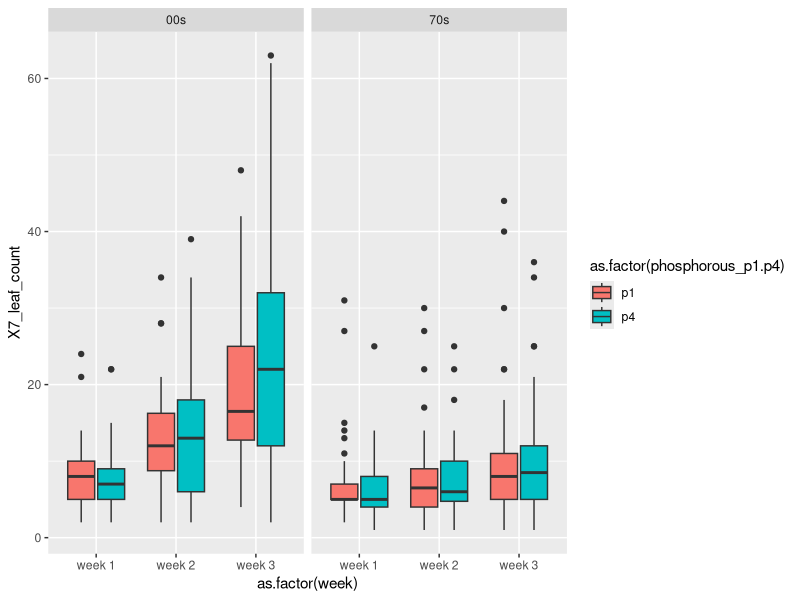
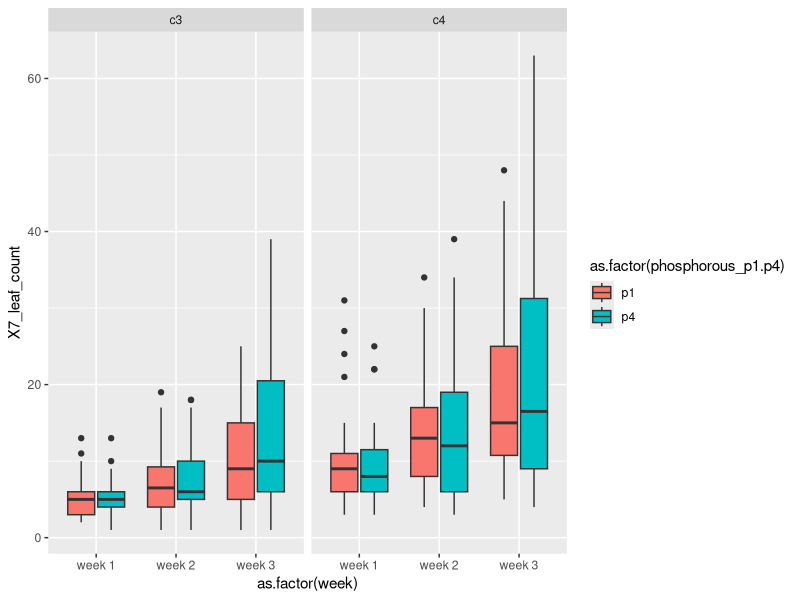
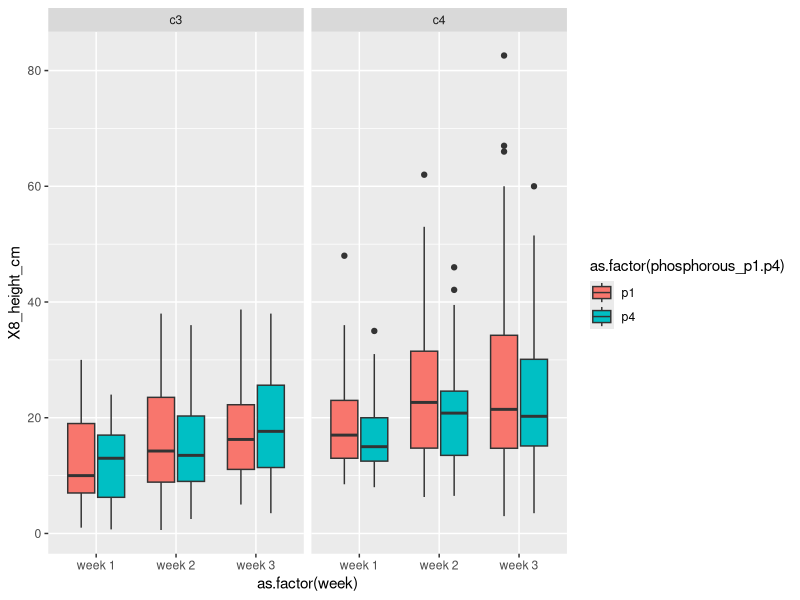
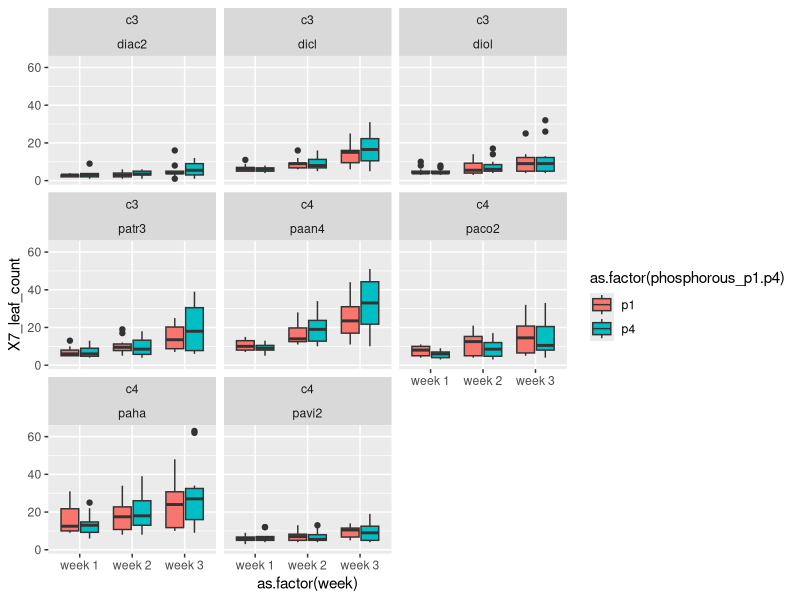

Recreate these plots in R, in order.
## 2025/09/08
## phenolgy observations of G34P
## Monika Kelley

# set working directory --------------------------------------------------------
setwd("~/git/2025_g34p/scripts")

# libraries --------------------------------------------------------------------
library(tidyverse)
library(ggplot2)
library(dplyr)
library(stringr)

# data -------------------------------------------------------------------------

## phenology data
meta_pheno <- read.csv("../data/phenology/form-1__g34p-phenology.csv")
data_pheno <- read.csv("../data/phenology/branch-1__phenology.csv")

## plant and block information
meta_plant <- read.csv("../data_meta/plant_ids.csv")

# cleaning ---------------------------------------------------------------------

## merging meta data with data
data_pheno_full <- left_join(data_pheno, meta_pheno, 
                             by = c('ec5_branch_owner_uuid' = 'ec5_uuid'))


## creating single id column 
data_pheno_full <- data_pheno_full %>%
  mutate(
    id = case_when(
      X5_id_scan == "" ~ as.character(X6_id_number),
      TRUE ~ str_extract(X5_id_scan, "\\d+$")
    ),
    id = as.numeric(id)
  )


## adding plant and block information
data_pheno_full <- left_join(data_pheno_full, meta_plant,
                             by = c('id' = 'individual'))


## removing NA value form id, removes 1 row, which was just a note. 
data_pheno_full <- data_pheno_full %>%
  drop_na('id')


## adding weeks
data_pheno_full_weeks <- data_pheno_full %>%
  mutate(week = case_when(
    X1_date %in% c("14/08/2025", "16/08/2025") ~ "week 1",
    X1_date %in% c("21/08/2025") ~ "week 2",
    X1_date %in% c("28/08/2025") ~ "week 3",
    TRUE ~ "other"
  ))


# plotting ---------------------------------------------------------------------

## filtering data we want to focus on
data_pheno_full_weeks_filtered <- data_pheno_full_weeks %>%
  filter(week %in% c("week 1", "week 2", "week 3"),
         phosphorous_p1.p4 %in% c("p1", "p4"))


## plotting general leaf counts
ggplot(data_pheno_full_weeks_filtered, 
       aes(x = as.factor(week), 
           y = X7_leaf_count, 
           fill = as.factor(phosphorous_p1.p4))) +
  geom_boxplot() +
  facet_wrap( ~ shade_00s_70s)


## plotting c3 vs. c4 general leaf counts
ggplot(data_pheno_full_weeks_filtered, 
       aes(x = as.factor(week), 
           y = X7_leaf_count, 
           fill = as.factor(phosphorous_p1.p4))) +
  geom_boxplot() +
  facet_wrap( ~ c3_c4)


## c3 vs. c4 plant height
ggplot(data_pheno_full_weeks_filtered, 
       aes(x = as.factor(week), 
           y = X8_height_cm, 
           fill = as.factor(phosphorous_p1.p4))) +
  geom_boxplot() +
  facet_wrap( ~ c3_c4)


## species plant height
ggplot(data_pheno_full_weeks_filtered, 
       aes(x = as.factor(week), 
           y = X7_leaf_count, 
           fill = as.factor(phosphorous_p1.p4))) +
  geom_boxplot() +
  facet_wrap( ~ c3_c4 + usda_code)
